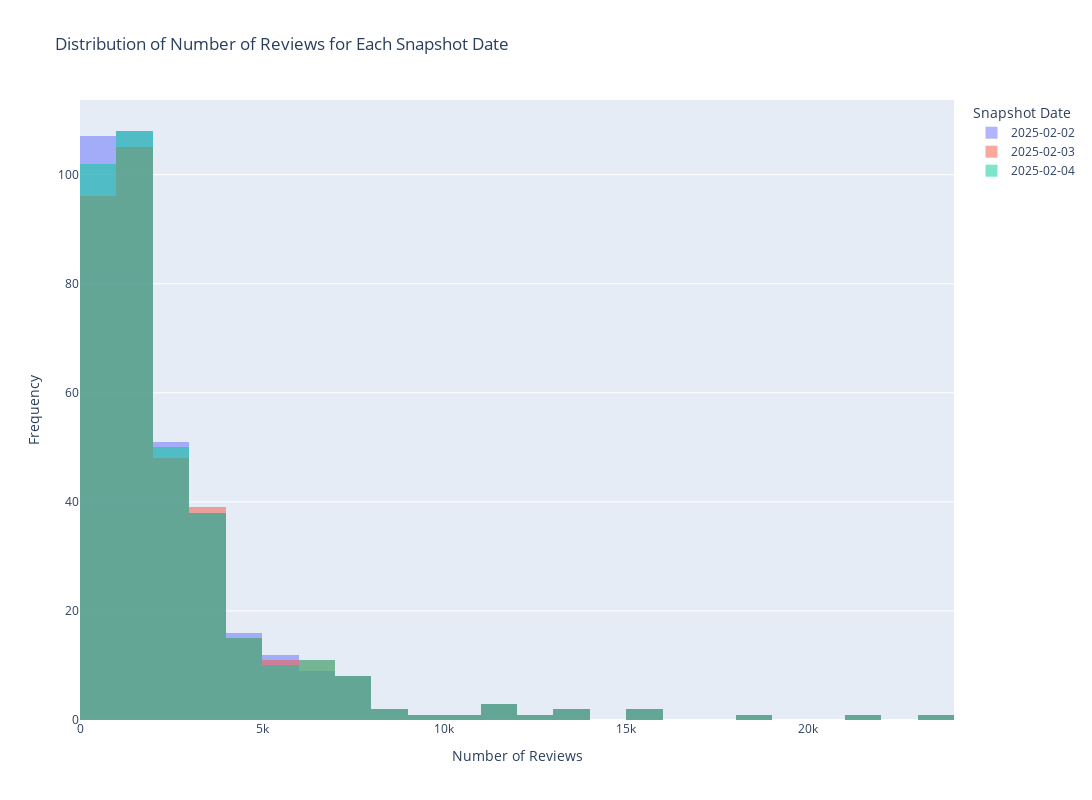

The notebook cell this image was saved under:
### Code cell
import plotly.graph_objects as go

fig = go.Figure()

for date in snapshot_dates:
    data = number_of_reviews[number_of_reviews['snapshot_date'] == date]['number_of_reviews'].dropna()
    fig.add_trace(go.Histogram(x=data, name=str(date), opacity=0.5, autobinx=True))

# Update layout for better visualization
fig.update_layout(
    title= "Distribution of Number of Reviews for Each Snapshot Date",
    xaxis_title="Number of Reviews",
    yaxis_title="Frequency",
    barmode="overlay",  # Makes histograms overlap
    legend_title="Snapshot Date",
    width=1400,  # Increase figure width
    height=800   # Increase figure height
)

# Show interactive plot
fig.show()

### Figure 1 — Plotly figure (JSON) as saved in the notebook; plotly's stock layout.template omitted (floating-point values rounded to 4 significant figures; data arrays with more than 128 entries replaced by an {"elided": "..."} marker saying what was removed)
{"data": [{"autobinx": true, "name": "2025-02-02", "opacity": 0.5, "type": "histogram", "x": {"elided": "364 float values"}}, {"autobinx": true, "name": "2025-02-03", "opacity": 0.5, "type": "histogram", "x": {"elided": "348 float values"}}, {"autobinx": true, "name": "2025-02-04", "opacity": 0.5, "type": "histogram", "x": {"elided": "357 float values"}}], "layout": {"barmode": "overlay", "height": 800, "legend": {"title": {"text": "Snapshot Date"}}, "title": {"text": "Distribution of Number of Reviews for Each Snapshot Date"}, "width": 1400, "xaxis": {"title": {"text": "Number of Reviews"}}, "yaxis": {"title": {"text": "Frequency"}}}}
